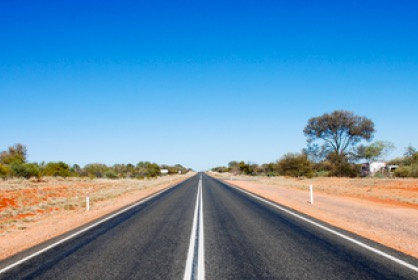
%> input picture road.jpg, 418 x 280 px
$ octave test_paint_filter.m   (GNU Octave 9; MATLAB toolbox functions it lacks are replaced by stand-ins)
%> lines starting %> are read from the running program, lines starting %| are printed output that depends on the picture
### plotline.m
function plotline(pt1, pt2, varargin)
    if nargin > 0
        color = varargin{1};
    else
        color = 'b';
    end
    scale = 100;
    pt3 = pt2 + scale * (pt2 - pt1);
    pt4 = pt2 - scale * (pt2 - pt1);
    pts = [pt3; pt4];
    plot(pts(:,1), pts(:,2), 'LineWidth', 2, 'Color', color);
end

### test_paint_filter.m
close all;
clear all;

img = imread('road.jpg');
%> img is the input picture: size 280x418x3 uint8; mean R, G, B 98.1, 144.6, 176.5
I = rgb2gray(img(150:end, :, :));

I = imfilter(I, fspecial('Gaussian', [30,30], 0.5), 'replicate');
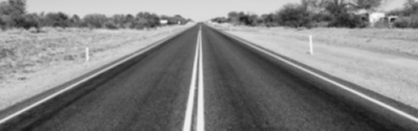
%> I: size 131x418 uint8; min 22, max 250, mean 129.5

paint_filter = [0 -1 1 1 -1 0];

Ix = imfilter(I, paint_filter, 'replicate');
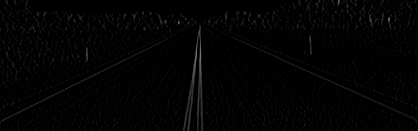
%> Ix: size 131x418 uint8; min 0, max 115, mean 3.2
Iy = imfilter(I, paint_filter', 'replicate');

% [6 lines of commented-out code are left out]

Isum = im2double(Ix + Iy);
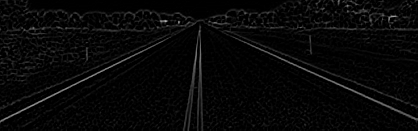
%> Isum: size 131x418 double; min 0, max 0.69, mean 0.0313
imagesc(Isum);
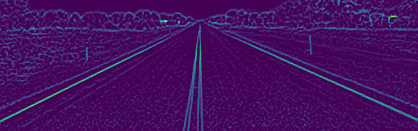
%> displayed picture: size 131x418x3, on the screen's scale of 0 to 255; mean R, G, B 68.6, 15.9, 95.8
Ig = Isum;

BW = edge(Ig,'canny', 0.2);
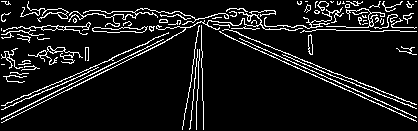
%> BW: size 131x418 logical; 9.2% white in thin lines or dots
imshow(BW);
[H,theta,rho] = hough(BW);
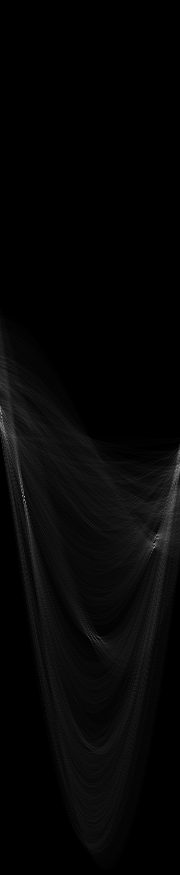
%> H: size 875x180 double; min 0, max 183, mean 5.8
%> theta = 180 values from -90 to 89; rho = 875 values from -437 to 437

P = houghpeaks(H,5,'threshold',ceil(0.3*max(H(:))));
%> P = [497 25; 414 2; 548 155; 487 22; 470 177]
lines = houghlines(BW,theta,rho,P,'FillGap',5,'MinLength',7);
%> lines = 21 lines; longest, point1 to point2 (x, y): (228, 37) to (417, 122), (165, 43) to (2, 123), (303, 64) to (413, 107), (337, 31) to (384, 32), (232, 29) to (258, 29), (251, 44) to (275, 54)

figure, imshow(I), hold on
fprintf('Number of lines: %d\n', length(lines));
%| Number of lines: 21
for k = 1:length(lines)
    xy = [lines(k).point1; lines(k).point2];
    plotline(lines(k).point1, lines(k).point2, 'r');
end
%> this loop made 21 passes
%> (xy, pts in plotline) on passes 1 to 12: ([173 13; 184 18], [1284 518; -916 -482]), ([228 37; 417 122], [19317 8622; -18483 -8378]), ([146 28; 160 28], [1560 28; -1240 28]), ([167 28; 191 28], [2591 28; -2209 28]), ([232 29; 258 29], [2858 29; -2342 29]), ([266 30; 289 30], [2589 30; -2011 30]), ([337 31; 384 32], [5084 132; -4316 -68]), ([401 32; 417 32], [2017 32; -1183 32]), ([165 43; 2 123], [-16298 8123; 16302 -7877]), ([165 12; 176 16], [1276 416; -924 -384]), ([192 22; 202 26], [1202 426; -798 -374]), ([221 33; 228 36], [928 336; -472 -264])
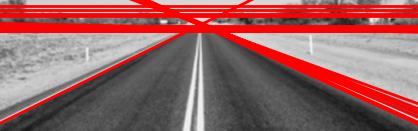
%> figure redrawn from the program's plot data
